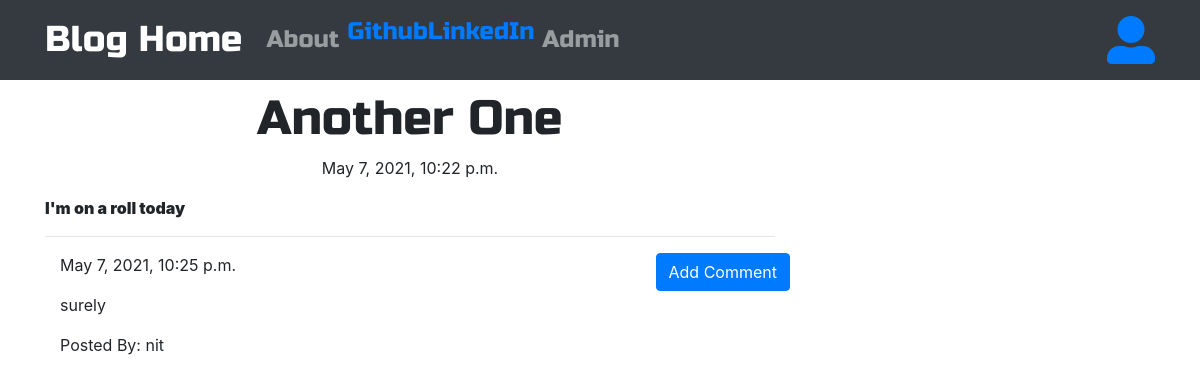
Screenshot of /post/3/ with the database file from the repository.
### blog/models.py (models this page shows, shortened)
class Post(models.Model):
    author = models.ForeignKey('auth.User',on_delete=models.CASCADE)
    title = models.CharField(max_length=200)
    text = models.TextField()
    created_date = models.DateTimeField(default=timezone.now)
    published_date = models.DateTimeField(blank=True,null=True)

class Comment(models.Model):
    post = models.ForeignKey('blog.Post',related_name='comments',on_delete=models.CASCADE)
    author = models.CharField(max_length=200)
    text = models.TextField()
    created_date = models.DateTimeField(default=timezone.now)
    approved_comment = models.BooleanField(default=False)

### blog/views.py (the view)
# urls.py: path('post/<int:pk>/',views.PostDetailView.as_view(),name='post_detail'),
class PostDetailView(DetailView):
    model = Post

### blog/templates/blog/post_detail.html (shortened to what this page needs)
{% extends 'blog/base.html' %}
{% block content %}
<h1 class="posttitle">{{ post.title }}</h1>
{% if post.published_date %}
  <div class="date postdate">
    {{ post.published_date }}
  </div>
{% else %}
  <a class="btn btn-success" href="{% url 'post_publish' pk=post.pk %}">Publish</a>
{% endif %}
  <p class="postcontent"><strong>{{ post.text|safe|linebreaksbr }}</strong></p>
  <hr>
  <a class="btn btn-primary btn-comment" href="{% url 'add_comment_to_post' pk=post.pk %}">Add Comment</a>
  <div class="container">
    {% for comment in post.comments.all %}
      {% if user.is_authenticated or comment.approved_comment %}
        {{ comment.created_date }}
        <p>{{ comment.text|safe|linebreaks }}</p>
        <p>Posted By: {{ comment.author }}</p>
      {% endif %}
      {% empty %}
      <p>No Comments!</p>
    {% endfor %}
  </div>
{% endblock %}

### blog/static/css/blog.css (style rules this page uses)
.postdate { text-align: center; }
.posttitle { font-family: 'Russo One', sans-serif; font-size: 3em; text-align: center; }
.postcontent { font-family: 'Montserrat'; font-size: 1.5em; }
.btn-comment { position: absolute; right: 0px; }

### rows the page displays
Post: title "Another One", published_date "May 7, 2021, 10:22 p.m.", text "I'm on a roll today"
Comment: created_date "May 7, 2021, 10:25 p.m.", text "surely", author "nit"
